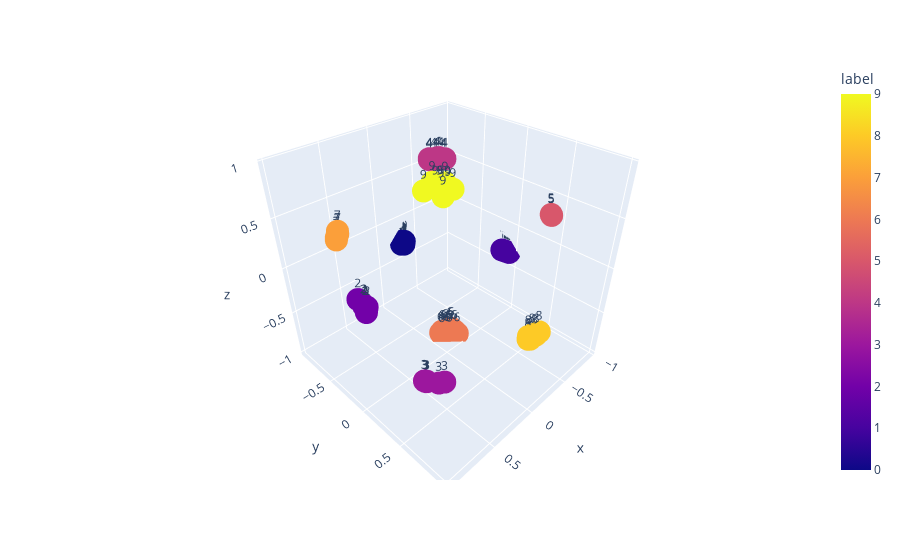

Notebook code for this chart:
### Code cell
df = pd.DataFrame({'x': new_embeds[:, 0], 
                   'y': new_embeds[:, 1], 
                   'z': new_embeds[:, 2], 
                   'label': new_labels})

fig = px.scatter_3d(df, x='x', y='y', z='z',
                      color='label', text='label')
fig.show()
